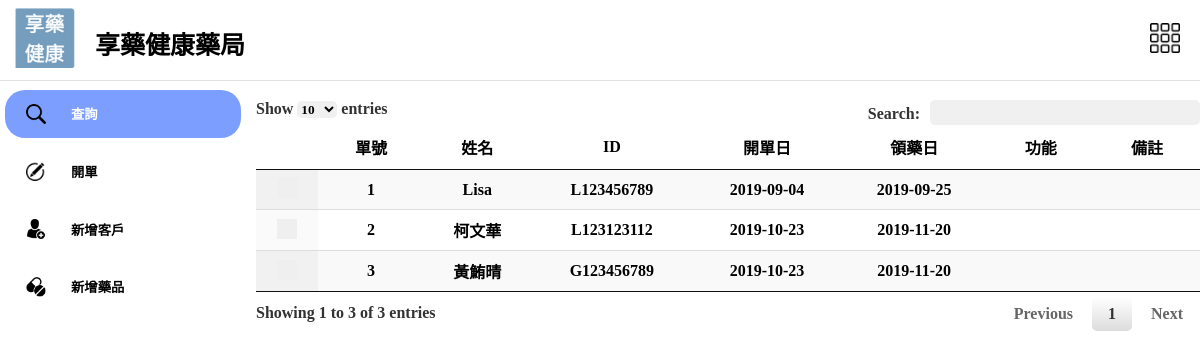
/search/, run on an earlier commit of the app's database.
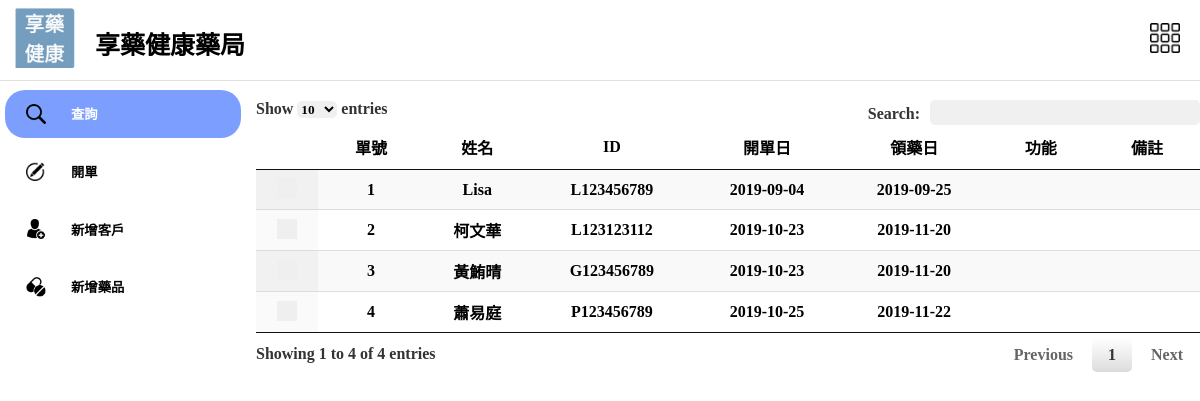
And on a later commit of the database.
### mediApp/models.py (models this page shows, shortened)
class Post(models.Model):
    PatientID = models.ForeignKey(
        "Patient", on_delete=models.CASCADE, null=True)
    symptom = models.CharField(max_length=100)
    Days = models.IntegerField()
    CreateDate = models.CharField(max_length=15)
    TakeMedDate = models.CharField(max_length=15)
    AvaTimes = models.IntegerField()
    Times = models.IntegerField()
    Division = models.CharField(max_length=30, null=True)
    HosDate = models.DateTimeField(null=True)
    Status = models.CharField(max_length=100, default='submit')
    class Meta:
        db_table = "post"

class Patient(models.Model):
    cardID = models.CharField(max_length=100)
    Name = models.CharField(max_length=20)
    Birth = models.CharField(max_length=15, blank=True, null=True)
    Sex = models.CharField(max_length=5, blank=True, null=True)
    Telephone = models.CharField(max_length=15, blank=True, null=True)
    Celephone = models.CharField(max_length=15, blank=True, null=True)
    Address = models.CharField(max_length=100, blank=True, null=True)
    Mail = models.CharField(max_length=50, blank=True, null=True)
    class Meta:
        verbose_name = 'Patient Profile'

### mediApp/views.py (the view)
# urls.py: url(r'^search/$', gotoAllpost, name="gotoAllpost"),
def gotoAllpost(request):
    post_list = Post.objects.all()
    return render(request, 'search.html', {
        "post_list": post_list,
    })

### templates/search.html (shortened to what this page needs)
{% extends 'base.html' %} {% load static %}
{% block search%}
active
{% endblock %}
{% block rightPG %}
<div class="width100" id="modeWindow">
    <table id="myDatatable" class="display">
        <thead>
            <tr>
                <th></th>
                <th>單號</th>
                <th>姓名</th>
                <th>ID</th>
                <th>開單日</th>
                <th>領藥日</th>
                <th>功能</th>
                <th>備註</th>
            </tr>
        </thead>
        <tbody>
            {% for post in post_list %}
            <tr>
                <td>
                    <button class="mark" type="button"></button>
                </td>
                <td>{{post.id}}</td>
                <td>{{post.PatientID.Name}}</td>
                <td>{{post.PatientID.cardID}}</td>
                <td>{{post.CreateDate}}</td>
                <td>{{post.TakeMedDate}}</td>
                <td>
                </td>
                <td>
                </td>
            </tr>
            {%endfor%}
        </tbody>
    </table>
</div>
{% endblock %}

What changed in the data, as far as the page shows it:
added Post: id "4", PatientID.Name "蕭易庭", PatientID.cardID "P123456789", CreateDate "2019-10-25", TakeMedDate "2019-11-22"
Also different on the page:
text written by a page script: "Show entries Search: Showing 1 to 3 of 3 entries Previous 1 Next" → "Show entries Search: Showing 1 to 4 of 4 entries Previous 1 Next"
